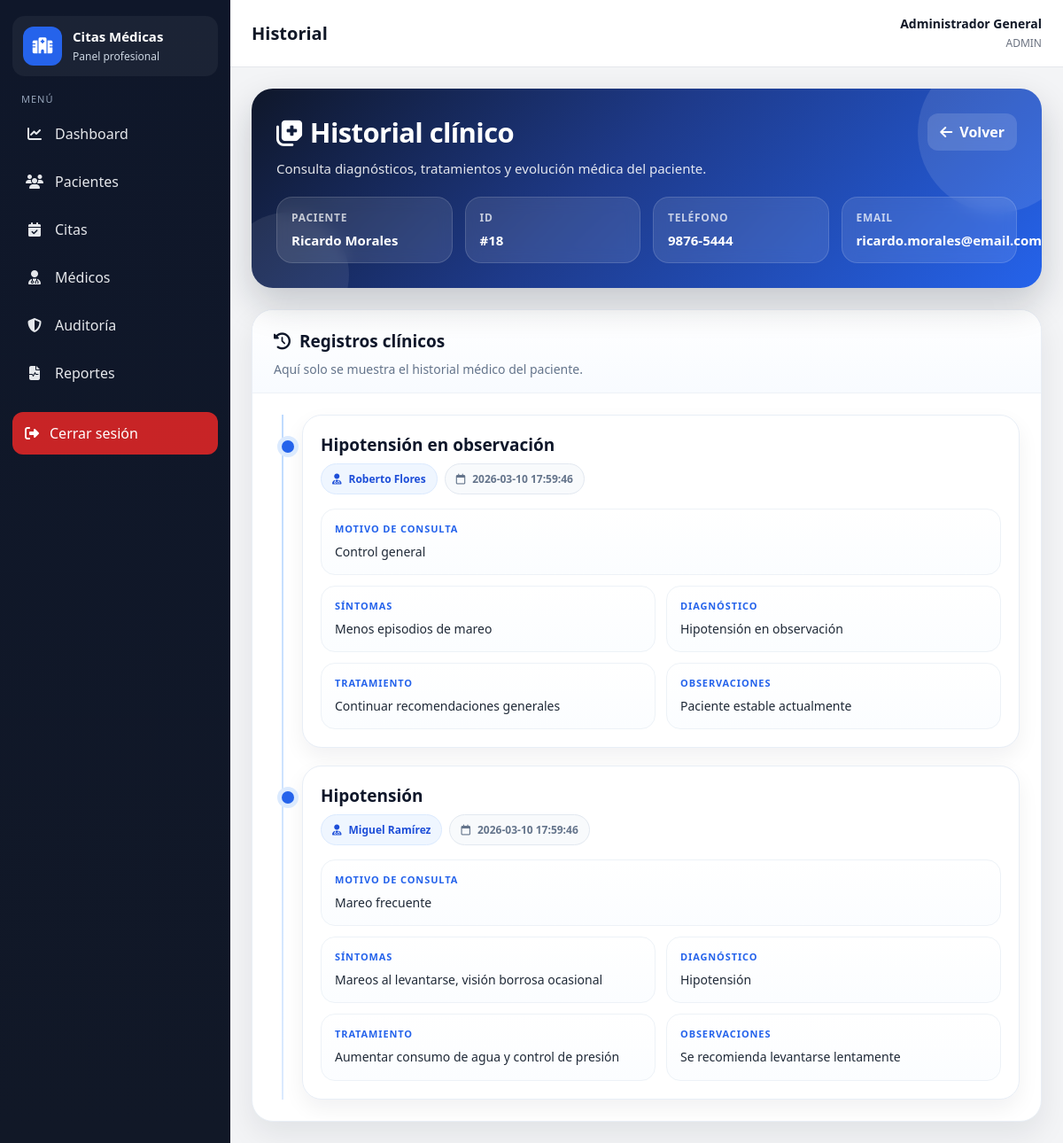
Screenshot of /index.php?controller=historial&action=ver&paciente_id=18 (signed in) with the database file from the repository.
### tables this page shows
CREATE TABLE pacientes (
    id INT AUTO_INCREMENT PRIMARY KEY,
    nombre VARCHAR(100) NOT NULL,
    apellido VARCHAR(100) NOT NULL,
    cedula VARCHAR(15) NOT NULL UNIQUE,
    telefono VARCHAR(20) NULL,
    email VARCHAR(100) NOT NULL,
    fecha_nacimiento DATE NULL,
    fecha_registro TIMESTAMP DEFAULT CURRENT_TIMESTAMP
);

CREATE TABLE historial_clinico (
    id INT AUTO_INCREMENT PRIMARY KEY,
    paciente_id INT NOT NULL,
    medico_id INT NOT NULL,
    cita_id INT NULL,
    motivo_consulta TEXT NOT NULL,
    sintomas TEXT NULL,
    diagnostico TEXT NOT NULL,
    tratamiento TEXT NULL,
    observaciones TEXT NULL,
    fecha_registro DATETIME DEFAULT CURRENT_TIMESTAMP,
    CONSTRAINT fk_historial_paciente FOREIGN KEY (paciente_id) REFERENCES pacientes(id) ON DELETE CASCADE,
    CONSTRAINT fk_historial_medico FOREIGN KEY (medico_id) REFERENCES medicos(id) ON DELETE CASCADE,
    CONSTRAINT fk_historial_cita FOREIGN KEY (cita_id) REFERENCES citas(id) ON DELETE SET NULL
);

### app/controllers/HistorialController.php (called while the page is built, shortened)
<?php
require_once __DIR__ . '/../middleware/auth.php';
require_once __DIR__ . '/../models/HistorialClinico.php';
require_once __DIR__ . '/../models/Paciente.php';
class HistorialController extends Controller {
    public function ver(){
        $pacienteId = (int) $_GET['paciente_id'];
        $historialModel = new HistorialClinico();
        $pacienteModel = new Paciente();
        $paciente = $pacienteModel->obtenerPorId($pacienteId);
        $historial = $historialModel->obtenerPorPaciente($pacienteId);
        require_once __DIR__ . '/../views/historial/ver.php';
    }
}

### routes/web.php (called while the page is built, shortened)
<?php
require_once __DIR__ . '/../app/middleware/auth.php';
$controller = $_GET['controller'] ?? (isset($_SESSION['usuario_id']) ? 'dashboard' : 'auth');
$action = $_GET['action'] ?? (isset($_SESSION['usuario_id']) ? 'index' : 'login');
switch($controller){
    case 'historial':
        require_once __DIR__ . '/../app/controllers/HistorialController.php';
        $ctrl = new HistorialController();
        break;
}
$ctrl->$action();

### public/index.php (called while the page is built, shortened)
<?php
require_once __DIR__ . '/../routes/web.php';

### app/middleware/auth.php (called while the page is built, shortened)
<?php
function current_user_role()
{
    return $_SESSION['usuario_rol'] ?? null;
}

### app/config/database.php (called while the page is built)
<?php
class Database {
    private $host = "localhost";
    private $db_name = "citas_medicas";
    private $username = "root";
    private $password = "admin";
    private $charset = "utf8mb4";
    public function conectar() {
        try {
            $dsn = "mysql:host={$this->host};dbname={$this->db_name};charset={$this->charset}";
            $pdo = new PDO($dsn, $this->username, $this->password);
            $pdo->setAttribute(PDO::ATTR_ERRMODE, PDO::ERRMODE_EXCEPTION);
            $pdo->setAttribute(PDO::ATTR_DEFAULT_FETCH_MODE, PDO::FETCH_ASSOC);
            return $pdo;
        } catch (PDOException $e) {
            die("Error de conexión: " . $e->getMessage());
        }
    }
}

### app/core/Model.php (called while the page is built, shortened)
<?php
require_once __DIR__ . '/../config/database.php';
class Model {
    public function __construct() {
        $database = new Database();
        $this->db = $database->conectar();
    }
}

### app/models/Paciente.php (called while the page is built, shortened)
<?php
require_once __DIR__ . '/../core/Model.php';
class Paciente extends Model {
    public function obtenerPorId($id){
        $sql = "SELECT p.*, u.id AS usuario_id, u.estado AS usuario_estado
                FROM pacientes p
                LEFT JOIN usuarios u ON u.paciente_id = p.id AND u.rol = 'paciente'
                WHERE p.id = :id
                LIMIT 1";
        $stmt = $this->db->prepare($sql);
        $stmt->bindParam(':id', $id, PDO::PARAM_INT);
        $stmt->execute();
        return $stmt->fetch(PDO::FETCH_ASSOC);
    }
}

### app/models/HistorialClinico.php (called while the page is built, shortened)
<?php
require_once __DIR__ . '/../core/Model.php';
class HistorialClinico extends Model {
    public function obtenerPorPaciente($pacienteId){
        $sql = "SELECT h.*,
                       CONCAT(m.nombre, ' ', m.apellido) AS medico_nombre
                FROM historial_clinico h
                INNER JOIN medicos m ON h.medico_id = m.id
                WHERE h.paciente_id = :paciente_id
                ORDER BY h.fecha_registro DESC, h.id DESC";
        $stmt = $this->db->prepare($sql);
        $stmt->execute([
            ':paciente_id' => $pacienteId
        ]);
        return $stmt->fetchAll(PDO::FETCH_ASSOC);
    }
}

### app/views/historial/ver.php (the view)
<?php require_once __DIR__ . '/../layout/header.php'; ?>
<div class="hc-page">
    <div class="hc-hero">
        <div class="hc-hero-content">
            <div>
                <h2><i class="fa-solid fa-notes-medical"></i> Historial clínico</h2>
                <p>Consulta diagnósticos, tratamientos y evolución médica del paciente.</p>
            </div>
            <a href="<?= current_user_role() === 'paciente' ? 'index.php?controller=dashboard&action=index' : 'index.php?controller=paciente&action=index' ?>" class="btn btn-secondary">
                <i class="fa-solid fa-arrow-left"></i> Volver
            </a>
        </div>
        <div class="hc-patient-strip">
            <div class="hc-mini">
                <span>Paciente</span>
                <strong><?= htmlspecialchars($paciente['nombre'] . ' ' . $paciente['apellido']) ?></strong>
            </div>
            <div class="hc-mini">
                <span>ID</span>
                <strong>#<?= htmlspecialchars($paciente['id']) ?></strong>
            </div>
            <div class="hc-mini">
                <span>Teléfono</span>
                <strong><?= !empty($paciente['telefono']) ? htmlspecialchars($paciente['telefono']) : 'No registrado' ?></strong>
            </div>
            <div class="hc-mini">
                <span>Email</span>
                <strong><?= !empty($paciente['email']) ? htmlspecialchars($paciente['email']) : 'No registrado' ?></strong>
            </div>
        </div>
    </div>
    <div class="hc-panel">
        <div class="hc-panel-head">
            <h3><i class="fa-solid fa-clock-rotate-left"></i> Registros clínicos</h3>
            <p>Aquí solo se muestra el historial médico del paciente.</p>
        </div>
        <div class="hc-history-wrap">
            <?php if (!empty($historial)): ?>
                <div class="hc-timeline">
                    <?php foreach ($historial as $h): ?>
                        <div class="hc-item">
                            <div class="hc-item-top">
                                <div class="hc-diagnostico">
                                    <h4><?= htmlspecialchars($h['diagnostico']) ?></h4>
                                    <div class="hc-badges">
                                        <span class="hc-pill">
                                            <i class="fa-solid fa-user-doctor"></i>
                                            <?= htmlspecialchars($h['medico_nombre']) ?>
                                        </span>
                                        <span class="hc-date">
                                            <i class="fa-regular fa-calendar"></i>
                                            <?= htmlspecialchars($h['fecha_registro']) ?>
                                        </span>
                                    </div>
                                </div>
                            </div>
                            <div class="hc-blocks">
                                <div class="hc-block hc-block-full">
                                    <span class="hc-label">Motivo de consulta</span>
                                    <p><?= nl2br(htmlspecialchars($h['motivo_consulta'])) ?></p>
                                </div>
                                <?php if (!empty($h['sintomas'])): ?>
                                    <div class="hc-block">
                                        <span class="hc-label">Síntomas</span>
                                        <p><?= nl2br(htmlspecialchars($h['sintomas'])) ?></p>
                                    </div>
                                <?php endif; ?>
                                <div class="hc-block">
                                    <span class="hc-label">Diagnóstico</span>
                                    <p><?= nl2br(htmlspecialchars($h['diagnostico'])) ?></p>
                                </div>
                                <?php if (!empty($h['tratamiento'])): ?>
                                    <div class="hc-block">
                                        <span class="hc-label">Tratamiento</span>
                                        <p><?= nl2br(htmlspecialchars($h['tratamiento'])) ?></p>
                                    </div>
                                <?php endif; ?>
                                <?php if (!empty($h['observaciones'])): ?>
                                    <div class="hc-block">
                                        <span class="hc-label">Observaciones</span>
                                        <p><?= nl2br(htmlspecialchars($h['observaciones'])) ?></p>
                                    </div>
                                <?php endif; ?>
                            </div>
                        </div>
                    <?php endforeach; ?>
                </div>
            <?php else: ?>
                <div class="hc-empty">
                    <p>No hay registros clínicos todavía para este paciente.</p>
                </div>
            <?php endif; ?>
        </div>
    </div>
</div>
<?php require_once __DIR__ . '/../layout/footer.php'; ?>

### public/assets/css/app.css (style rules this page uses)
:root { --sidebar-bg:#111827;--sidebar-hover:#1f2937;--sidebar-active:#2563eb;--body-bg:#f3f4f6;--card-bg:#fff;--text:#111827;--muted:#6b7280;--border:#e5e7eb;--primary:#2563eb;--primary-dark:#1d4ed8;--success:#16a34a;--warning:#f59e0b;--danger:#dc2626;--info:#0ea5e9;--shadow:0 10px 30px rgba(0,0,0,.08);--radius:16px }
* { box-sizing:border-box }
body { margin:0;font-family:'Segoe UI',Tahoma,Geneva,Verdana,sans-serif;background:var(--body-bg);color:var(--text) }
a { text-decoration:none;color:inherit }
.btn { border:none;border-radius:12px;padding:10px 14px;font-weight:700;cursor:pointer;display:inline-flex;align-items:center;gap:8px }
.btn-secondary { background:#e5e7eb;color:#111827 }

### public/assets/css/historial-ver.css (style rules this page uses)
.hc-page { display:flex; flex-direction:column; gap:24px; }
.hc-hero { position:relative; overflow:hidden; border-radius:24px; padding:28px; background:linear-gradient(135deg,#0f172a 0%, #1e3a8a 45%, #2563eb 100%); color:#fff; box-shadow:0 18px 40px rgba(15,23,42,.20); }
.hc-hero::before { content:""; position:absolute; top:-40px; right:-40px; width:180px; height:180px; border-radius:50%; background:rgba(255,255,255,.10); }
.hc-hero::after { content:""; position:absolute; bottom:-55px; left:-30px; width:140px; height:140px; border-radius:50%; background:rgba(255,255,255,.08); }
.hc-hero-content { position:relative; z-index:2; display:flex; justify-content:space-between; align-items:flex-start; gap:18px; flex-wrap:wrap; }
.hc-hero h2 { margin:0; font-size:31px; font-weight:800; letter-spacing:-.02em; }
.hc-hero p { margin:10px 0 0; color:rgba(255,255,255,.88); font-size:15px; }
.hc-hero .btn { border:none; background:rgba(255,255,255,.14); color:#fff; backdrop-filter:blur(6px); }
.hc-patient-strip { display:grid; grid-template-columns:repeat(4, minmax(0,1fr)); gap:14px; margin-top:22px; position:relative; z-index:2; }
.hc-mini { background:rgba(255,255,255,.10); border:1px solid rgba(255,255,255,.14); border-radius:18px; padding:14px 16px; backdrop-filter:blur(8px); }
.hc-mini span { display:block; font-size:12px; text-transform:uppercase; letter-spacing:.06em; color:rgba(255,255,255,.72); margin-bottom:6px; font-weight:700; }
.hc-mini strong { font-size:15px; font-weight:700; color:#fff; }
.hc-panel { background:#fff; border:1px solid #e9eef5; border-radius:24px; box-shadow:0 14px 34px rgba(15,23,42,.08); overflow:hidden; }
.hc-panel-head { padding:22px 24px 16px; border-bottom:1px solid #eef2f7; background:linear-gradient(180deg,#ffffff 0%, #f8fbff 100%); }
.hc-panel-head h3 { margin:0; display:flex; align-items:center; gap:10px; font-size:19px; font-weight:800; color:#0f172a; }
.hc-panel-head p { margin:8px 0 0; color:#64748b; font-size:14px; line-height:1.5; }
.hc-history-wrap { padding:24px; }
.hc-timeline { position:relative; display:flex; flex-direction:column; gap:20px; padding-left:18px; }
.hc-timeline::before { content:""; position:absolute; left:9px; top:0; bottom:0; width:2px; background:linear-gradient(180deg,#bfdbfe 0%, #dbeafe 100%); }
.hc-item { position:relative; background:#fff; border:1px solid #e8eef6; border-radius:22px; padding:20px; margin-left:14px; box-shadow:0 10px 24px rgba(15,23,42,.06); }
.hc-item::before { content:""; position:absolute; left:-24px; top:28px; width:14px; height:14px; border-radius:50%; background:#2563eb; box-shadow:0 0 0 5px #dbeafe; }
.hc-item-top { display:flex; justify-content:space-between; align-items:flex-start; gap:14px; flex-wrap:wrap; margin-bottom:16px; }
.hc-diagnostico { display:flex; flex-direction:column; gap:8px; }
.hc-diagnostico h4 { margin:0; font-size:19px; color:#0f172a; font-weight:800; }
.hc-badges { display:flex; flex-wrap:wrap; gap:8px; }
.hc-pill, .hc-date { display:inline-flex; align-items:center; gap:8px; border-radius:999px; padding:8px 12px; font-size:12px; font-weight:700; }
.hc-pill { background:#eff6ff; color:#1d4ed8; border:1px solid #dbeafe; }
.hc-date { background:#f8fafc; color:#64748b; border:1px solid #e2e8f0; white-space:nowrap; }
.hc-blocks { display:grid; grid-template-columns:repeat(2,minmax(0,1fr)); gap:12px; }
.hc-block { background:linear-gradient(180deg,#ffffff 0%, #fbfdff 100%); border:1px solid #edf2f7; border-radius:16px; padding:14px 15px; }
.hc-block-full { grid-column:1 / -1; }
.hc-label { display:block; margin-bottom:7px; font-size:11px; font-weight:800; text-transform:uppercase; letter-spacing:.08em; color:#2563eb; }
.hc-block p { margin:0; line-height:1.65; font-size:14px; color:#1f2937; }

### rows the page displays
pacientes: nombre+apellido "Ricardo Morales", id "18", telefono "9876-5444", email "ricardo.morales@email.com"
historial_clinico: diagnostico "Hipotensión en observación", medico_nombre "Roberto Flores", fecha_registro "2026-03-10 17:59:46", motivo_consulta "Control general", sintomas "Menos episodios de mareo", tratamiento "Continuar recomendaciones generales", observaciones "Paciente estable actualmente"
historial_clinico: diagnostico "Hipotensión", medico_nombre "Miguel Ramírez", fecha_registro "2026-03-10 17:59:46", motivo_consulta "Mareo frecuente", sintomas "Mareos al levantarse, visión borrosa ocasional", tratamiento "Aumentar consumo de agua y control de presión", observaciones "Se recomienda levantarse lentamente"

### other values shown
$currentController "Historial"
$_SESSION['usuario_nombre'] "Administrador General"
$role "ADMIN"
